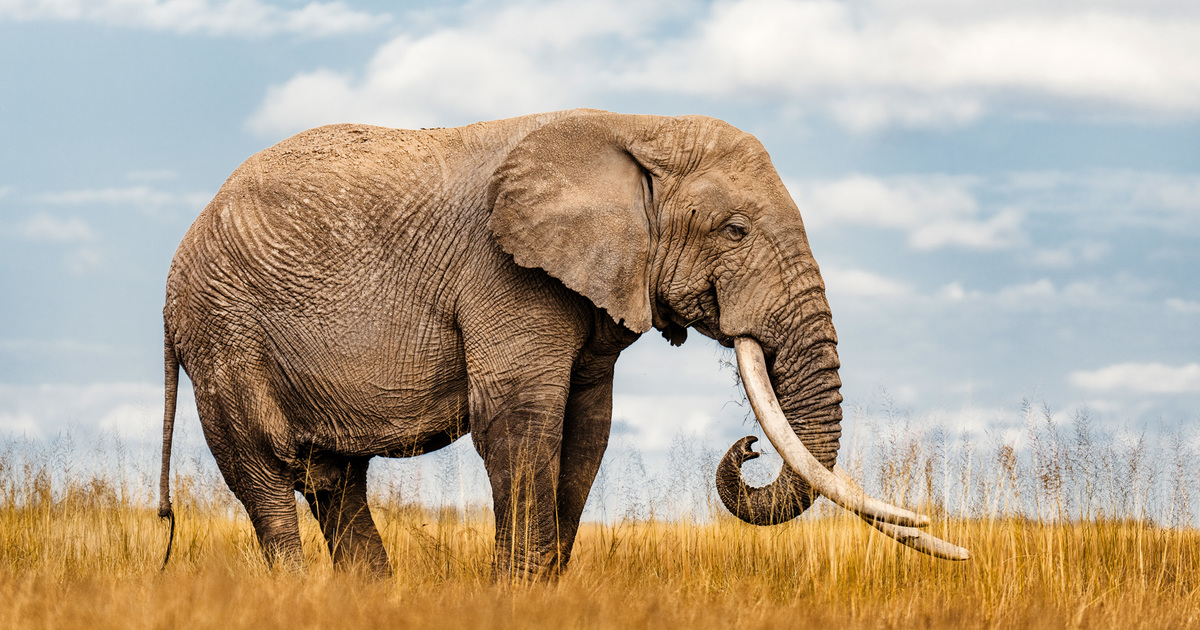
#> input picture Assignment 4/sample.jpg, 1200 x 630 px, found by its file name
$ jupyter execute 'Image Operations using OpenCV.ipynb'
#> lines starting #> are read from the running program, lines starting #| are printed output that depends on the picture; after the words box and inside, x2 and y2 are one past the last pixel; in counts of white or black regions, pixels touching at a corner belong together
[cell 1]
import cv2

print(cv2.__version__)

[cell 2]
# Loading and Displaying the Image

img = cv2.imread("C:/Users/vivek/OneDrive/Desktop/Bootcamp/In Class/Day 4/sample.jpg")
#> img is the input picture: shape (630, 1200, 3); mean B, G, R 146, 165.7, 180.9

cv2.imshow("Taj Mahal", img)
cv2.waitKey(0)
cv2.destroyAllWindows()

[cell 3]
# Basic Image Operations

# Resize the Image

resized_img = cv2.resize(img, (1000, 500))
cv2.imshow("Resized Image", resized_img)
cv2.waitKey(0)
cv2.destroyAllWindows()

[cell 4]
# Convert to Greyscale Image

grey_img = cv2.cvtColor(img, cv2.COLOR_RGB2GRAY)
cv2.imshow("Grey Scale Image", grey_img)
cv2.waitKey(0)
cv2.destroyAllWindows()

[cell 5]
# Cropping the Image

crop_img = resized_img[1:, 1:466]
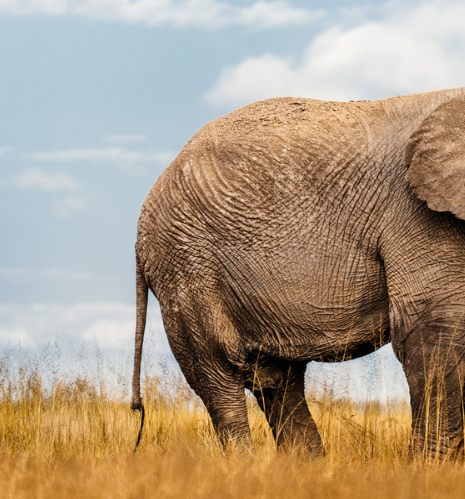
#> crop_img: shape (499, 465, 3); mean B, G, R 131.6, 153.4, 171.9
cv2.imshow("Cropped Image", crop_img)
cv2.waitKey(0)
cv2.destroyAllWindows()

[cell 6]
# Rotating an Image

(h, w) = resized_img.shape[:2]
#> h = 500; w = 1000
center = (w // 2, h // 2)
#> center = (500, 250)
M = cv2.getRotationMatrix2D(center, 12, 1.0)
rotated_img = cv2.warpAffine(resized_img, M, (w, h))
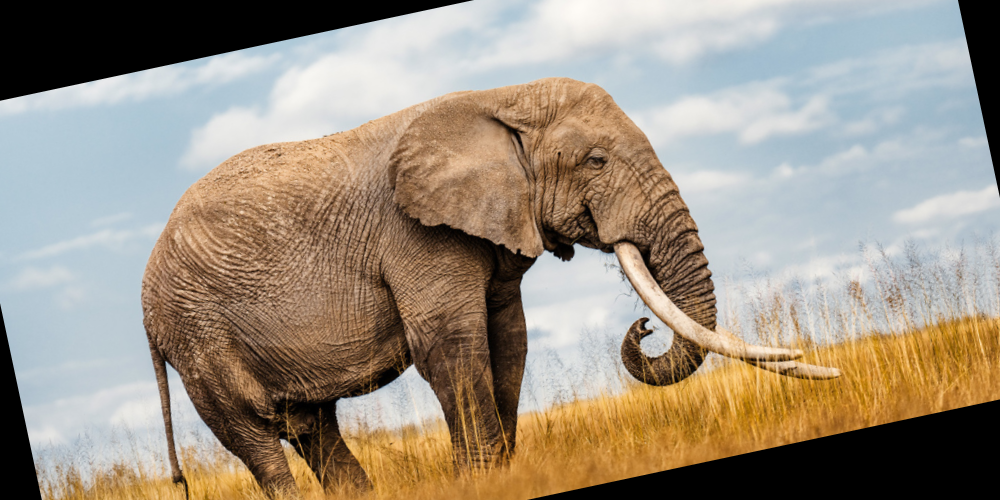
#> rotated_img: shape (500, 1000, 3); mean B, G, R 129.4, 145, 157.1

cv2.imshow("Rotated Image", rotated_img)
cv2.waitKey(0)
cv2.destroyAllWindows()

[cell 7]
# Blurring Image

# Gaussian Blurring
blur_img = cv2.GaussianBlur(resized_img, (5, 5), 0)

cv2.imshow("Gaussian Blurred Image", blur_img)
cv2.waitKey(0)
cv2.destroyAllWindows()

[cell 8]
# Median Blurring

median_blur_img = cv2.medianBlur(resized_img, 5)

cv2.imshow("Meadin Blurred Image", median_blur_img)
cv2.waitKey(0)
cv2.destroyAllWindows()

[cell 9]
# Bilateral Blurring

bilateral_blur_img = cv2.bilateralFilter(resized_img, 27, 150, 75)
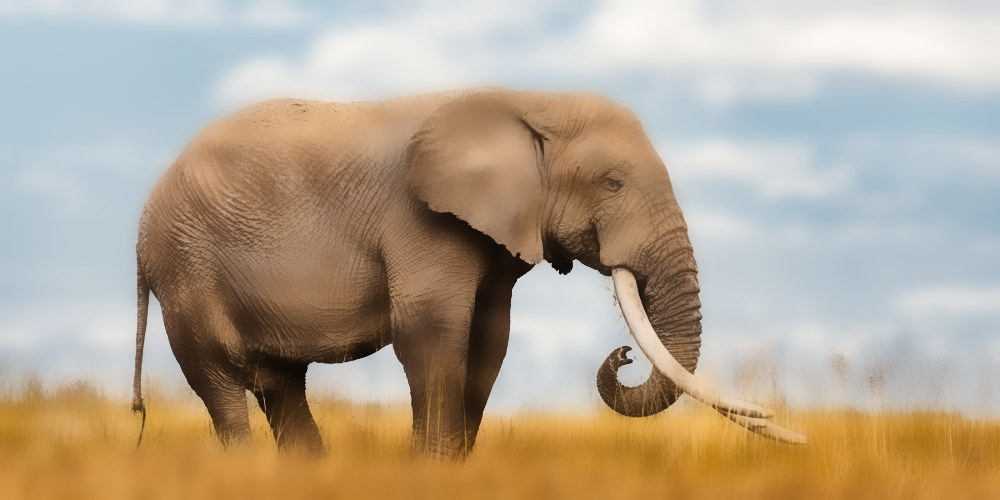
#> bilateral_blur_img: shape (500, 1000, 3); mean B, G, R 146, 165.8, 181

cv2.imshow("Bilateral Blurred Image", bilateral_blur_img)
cv2.waitKey(0)
cv2.destroyAllWindows()

[cell 10]
# Average Blurring

average_blur_img = cv2.blur(resized_img, (500, 5))
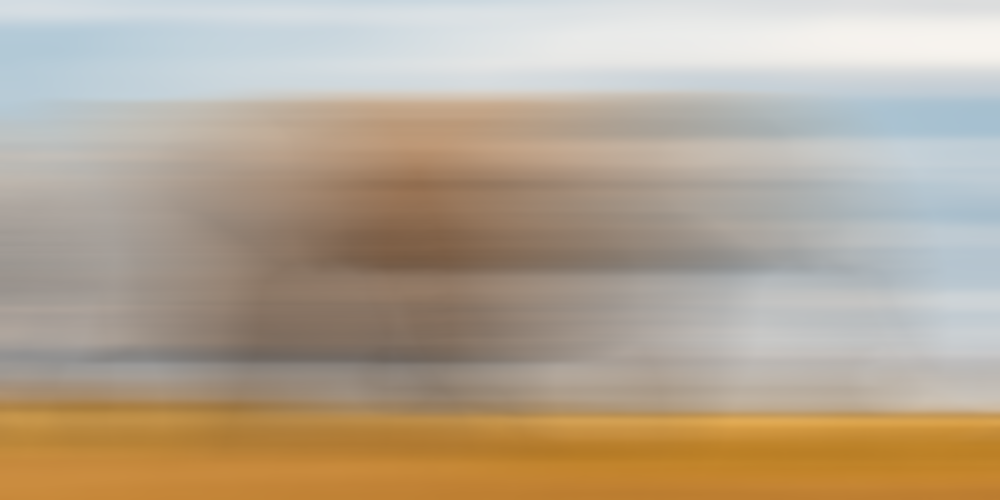
#> average_blur_img: shape (500, 1000, 3); mean B, G, R 145.8, 165.6, 180.8

cv2.imshow("Average Blurred Image", average_blur_img)
cv2.waitKey(0)
cv2.destroyAllWindows()

[cell 11]
# Image Thresholding Techniques

# Binary Thresholding

_, tresh_img = cv2.threshold(grey_img, 127, 255, cv2.THRESH_BINARY)
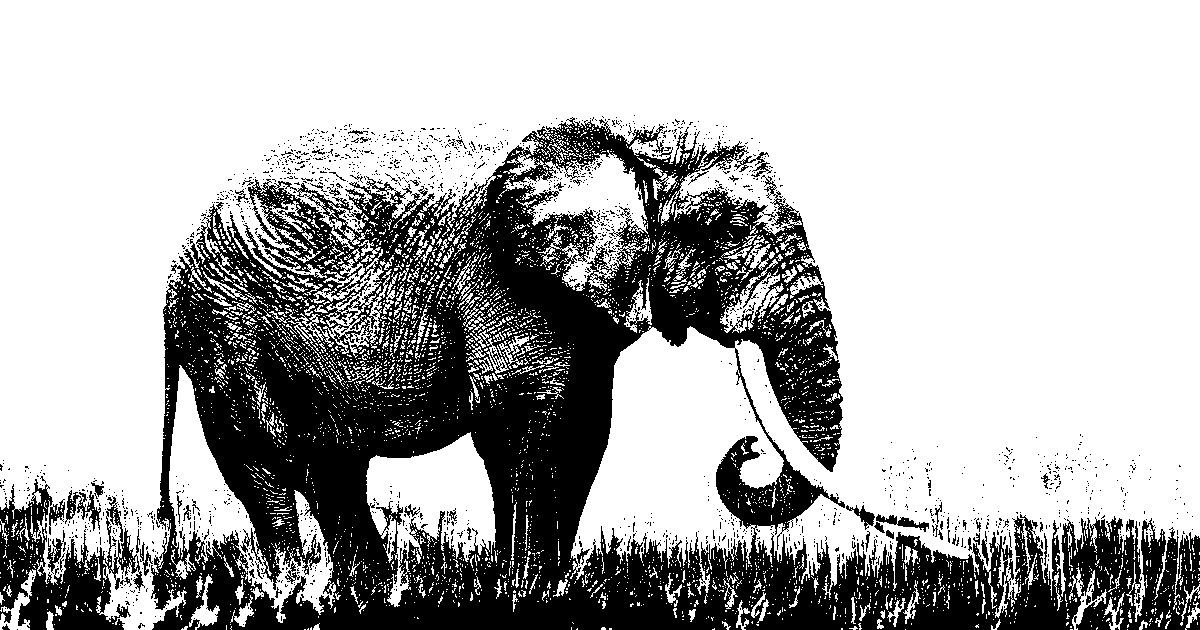
#> tresh_img: shape (630, 1200); 68.9% white; 1759 black regions (1694 under 20 px), largest, box (x1, y1, x2, y2) and area: (151, 117, 1200, 630) 216739, (0, 479, 145, 630) 9507, (65, 490, 101, 531) 523

cv2.imshow("Binary Treshold Image", tresh_img)
cv2.waitKey(0)
cv2.destroyAllWindows()

[cell 12]
# Inverse Binary Thresholding

_, tresh_img = cv2.threshold(grey_img, 127, 255, cv2.THRESH_BINARY_INV)

cv2.imshow("Inverse Binary Treshold Image", tresh_img)
cv2.waitKey(0)
cv2.destroyAllWindows()

[cell 13]
# Truncated Thresholding

_, tresh_img = cv2.threshold(grey_img, 127, 255, cv2.THRESH_TRUNC)

cv2.imshow("Truncated Treshold Image", tresh_img)
cv2.waitKey(0)
cv2.destroyAllWindows()

[cell 14]
# Zero Thresholding

_, tresh_img = cv2.threshold(grey_img, 127, 255, cv2.THRESH_TOZERO)

cv2.imshow("Zero Treshold Image", tresh_img)
cv2.waitKey(0)
cv2.destroyAllWindows()

[cell 15]
# Inverse Zero Thresholding

_, tresh_img = cv2.threshold(grey_img, 127, 255, cv2.THRESH_TOZERO_INV)
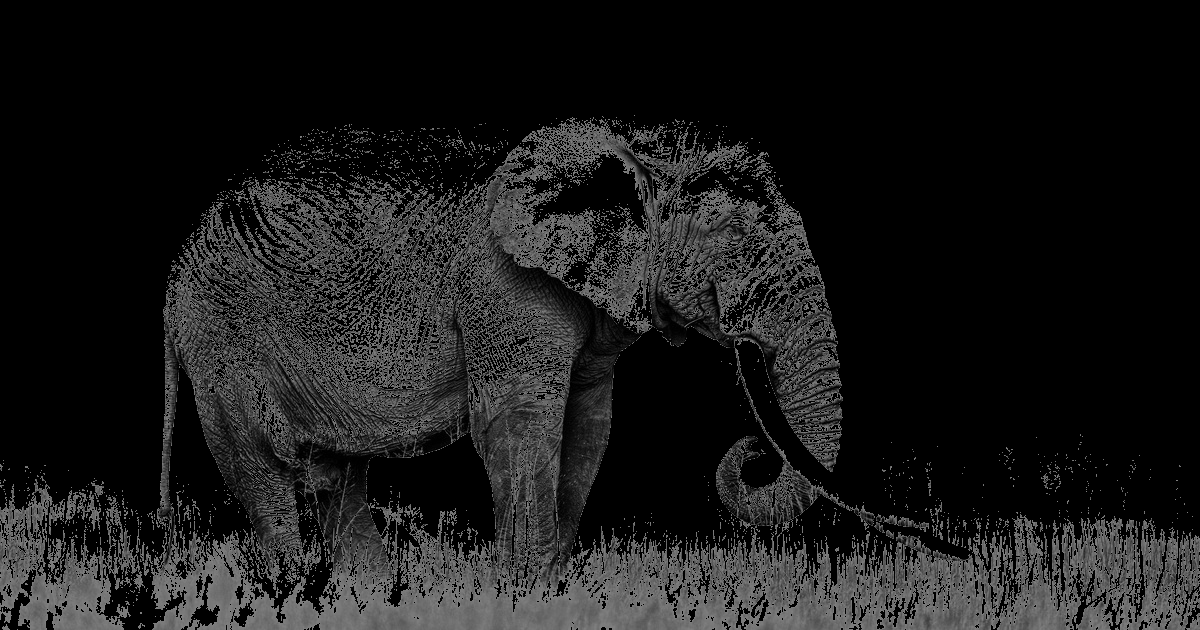
#> tresh_img: shape (630, 1200); min 0, max 127, mean 26

cv2.imshow("Inverse Zero Treshold Image", tresh_img)
cv2.waitKey(0)
cv2.destroyAllWindows()

[cell 16]
# Adaptive Thresholding

adaptive_tresh_img = cv2.adaptiveThreshold(grey_img, 255, cv2.ADAPTIVE_THRESH_GAUSSIAN_C, cv2.THRESH_BINARY, 11, 2)
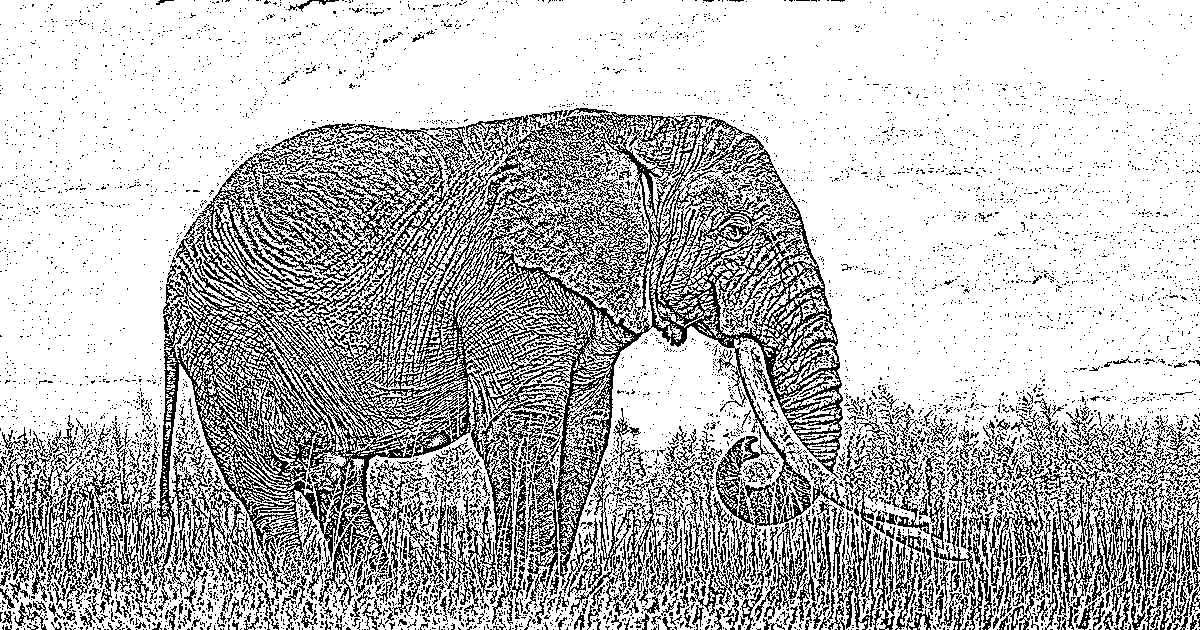
#> adaptive_tresh_img: shape (630, 1200); 74.1% white; black in thin lines or dots

cv2.imshow("Adaptive Treshold Image", tresh_img)
cv2.waitKey(0)
cv2.destroyAllWindows()

[cell 17]
# Edge Detection

# Canny Edge Detection
edges = cv2.Canny(resized_img, 900, 180)
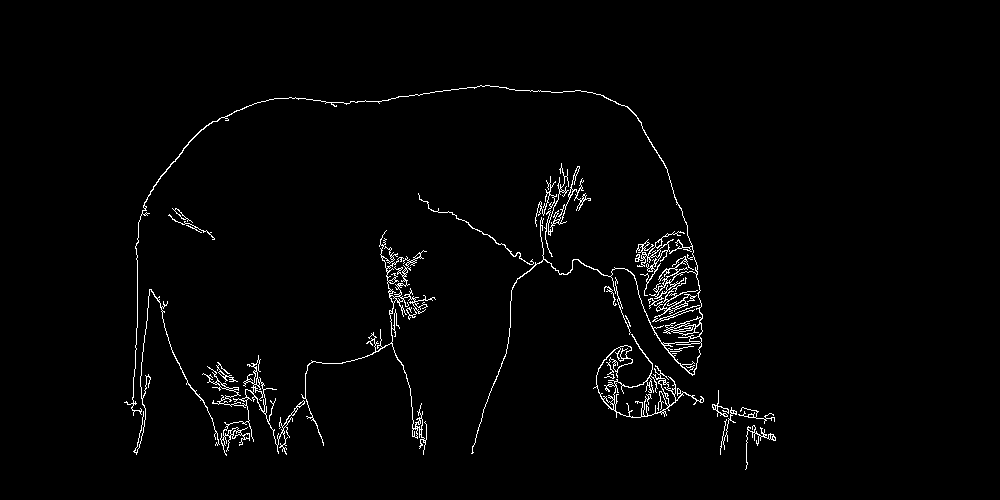
#> edges: shape (500, 1000); 1.8% white in thin lines or dots, all inside (x1, y1, x2, y2) = (124, 85, 776, 470)

cv2.imshow("Canny Edges", edges)
cv2.waitKey(0)
cv2.destroyAllWindows()
